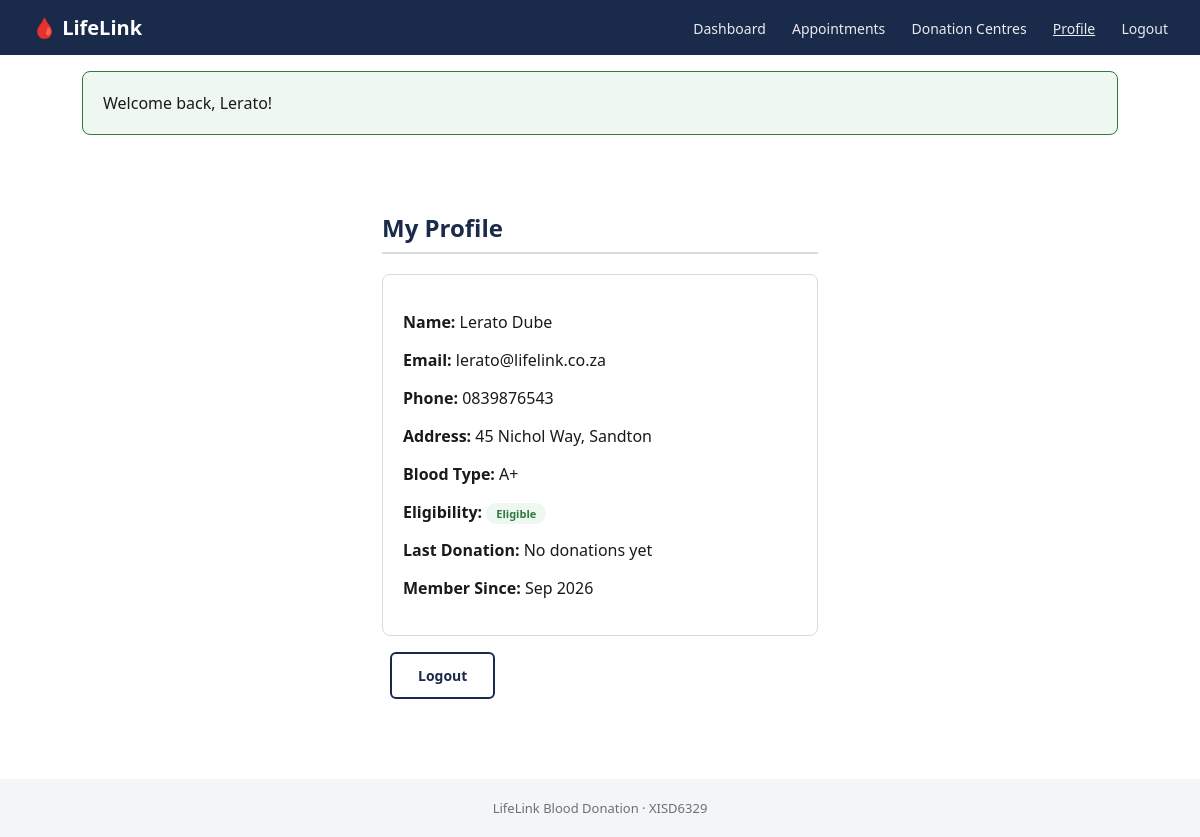
The app's page /pages/profile.php (signed in) with its own data.
### tables this page shows
CREATE TABLE donors (
  donor_id INT AUTO_INCREMENT PRIMARY KEY,
  first_name VARCHAR(60) NOT NULL,
  last_name VARCHAR(60) NOT NULL,
  email VARCHAR(150) NOT NULL UNIQUE,
  password VARCHAR(255) NOT NULL,
  phone VARCHAR(30),
  date_of_birth DATE,
  gender VARCHAR(20),
  address VARCHAR(255),
  blood_type_id INT NOT NULL,
  last_donation_date DATE NULL,
  is_active TINYINT(1) NOT NULL DEFAULT 1,
  created_at TIMESTAMP NOT NULL DEFAULT CURRENT_TIMESTAMP,
  FOREIGN KEY (blood_type_id) REFERENCES blood_types(blood_type_id)
);

CREATE TABLE blood_types (
  blood_type_id INT AUTO_INCREMENT PRIMARY KEY,
  code VARCHAR(5) NOT NULL UNIQUE
);

### pages/profile.php (the view, shortened to what this page needs)
<?php
$pdo = db();
$donorId = $_SESSION['donor_id'];
$stmt = $pdo->prepare(
    "SELECT d.first_name, d.last_name, d.email, d.phone, d.address, bt.code AS blood_type,
            d.last_donation_date, d.created_at
     FROM donors d JOIN blood_types bt ON bt.blood_type_id = d.blood_type_id
     WHERE d.donor_id = ?"
);
$stmt->execute([$donorId]);
$donor = $stmt->fetch();
$eligible = true;
include __DIR__ . '/../includes/header.php';
?>
  <div class="section" style="max-width:500px;">
    <h2>My Profile</h2>
    <div class="card">
      <p><strong>Name:</strong> <?= htmlspecialchars($donor['first_name'] . ' ' . $donor['last_name']) ?></p>
      <p><strong>Email:</strong> <?= htmlspecialchars($donor['email']) ?></p>
      <p><strong>Phone:</strong> <?= htmlspecialchars($donor['phone'] ?: '—') ?></p>
      <p><strong>Address:</strong> <?= htmlspecialchars($donor['address'] ?: '—') ?></p>
      <p><strong>Blood Type:</strong> <?= htmlspecialchars($donor['blood_type']) ?></p>
      <p><strong>Eligibility:</strong> <span class="badge <?= $eligible ? 'badge-confirmed' : 'badge-pending' ?>"><?= $eligible ? 'Eligible' : 'Not yet eligible' ?></span></p>
      <p><strong>Last Donation:</strong> <?= htmlspecialchars($donor['last_donation_date'] ?: 'No donations yet') ?></p>
      <p><strong>Member Since:</strong> <?= htmlspecialchars(date('M Y', strtotime($donor['created_at']))) ?></p>
    </div>
    <a class="btn btn-outline" href="logout.php">Logout</a>
  </div>
<?php include __DIR__ . '/../includes/footer.php'; ?>

### assets/css/style.css (style rules this page uses)
:root { --navy: #1a2a4a; --red: #b3141c; --light: #f4f5f6; --grey: #6b6f76; --border: #d7dade; }
* { box-sizing: border-box; }
body { margin: 0; font-family: "Segoe UI", Arial, sans-serif; color: #1a1a1a; background: #ffffff; }
.btn { display: inline-block; padding: 12px 26px; border-radius: 6px; font-weight: 600; text-decoration: none; margin: 0 8px; cursor: pointer; border: none; font-size: 14px; }
.btn-outline { background: #fff; color: var(--navy); border: 2px solid var(--navy); }
.section { padding: 40px 32px; max-width: 1100px; margin: 0 auto; }
.section h2 { color: var(--navy); border-bottom: 2px solid var(--border); padding-bottom: 8px; }
.card { border: 1px solid var(--border); border-radius: 8px; padding: 20px; margin-bottom: 16px; }
.badge { padding: 3px 10px; border-radius: 12px; font-size: 11px; font-weight: 600; }
.badge-confirmed { background: #eef7f0; color: #2f7a3d; }

### records on screen
donors: first_name+last_name "Lerato Dube", email "lerato@lifelink.co.za", phone "0839876543", address "45 Nichol Way, Sandton", blood_type.code "A+", last_donation_date "No donations yet", created_at "Sep 2026"

### other values on screen
$_SESSION['flash'] "Welcome back, Lerato!"
